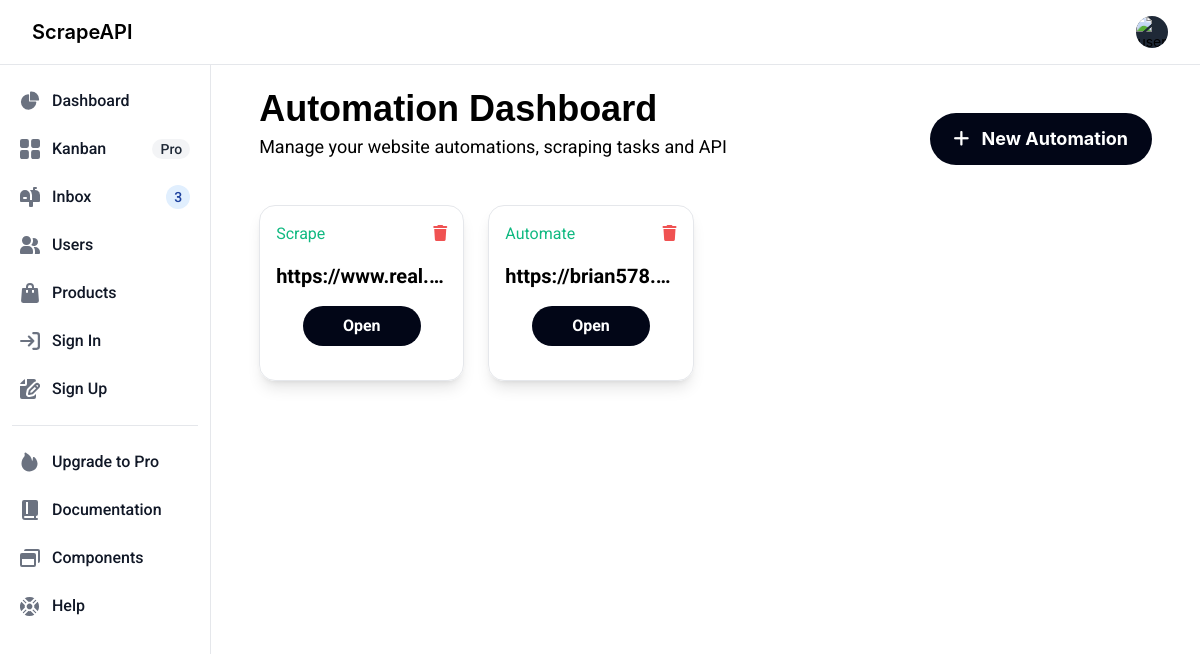
The app's page / (signed in) with its own data.
### main/models.py (models this page shows, shortened)
class Project(models.Model):
    project_id = models.UUIDField(default=uuid.uuid4, primary_key=True, editable=False, unique=True)
    project_url = models.TextField()
    project_owner_email = models.CharField(max_length=200)
    project_type = models.CharField(max_length=50)

### main/views.py (the view)
# urls.py: path('', views.index, name='index'),
def index(request):
    projects = Project.objects.filter(project_owner_email = request.user.username)
    return render(request, 'main/views/index.html', { 'projects' : projects})
    return redirect('scrape')

### main/templates/main/views/index.html (shortened to what this page needs)
{% extends 'main/parts/base.html' %}
{% load static %}
{% block content %}
<div class="flex flex-wrap mt-6 md:px-12 w-full">
    <div class="flex-1">
      <h1 class="font-oswald text-2xl md:text-4xl font-bold ">Automation Dashboard</h1>
      <p class="font-roboto text-base md:text-lg mt-1">Manage your website automations, scraping tasks and API</p>
    </div>
    <div class="h-full md:mt-0.5 mt-6 md:w-auto w-full flex md:flex-none  justify-center">
      <button onclick="open_modal('create_modal')" class="bg-slate-950 hover:bg-slate-900 px-6 md:px-14 py-3 rounded-full text-center font-bold md:text-lg text-white">
        <i class="fa-solid fa-plus mr-2 font-bold"></i>
            New Automation
        </button>
    </div>
  </div>
  <div class="w-full md:px-12 mt-10">
    <div id="card_container" class="grid grid-cols-1 md:grid-cols-4 lg:grid-cols-7 gap-x-6 gap-y-5 w-full">
        {% for project in projects %}
            <div id="{{project.project_id}}" class="border w-full h-44 rounded-2xl shadow-lg flex flex-col font-roboto">
                <div class="md:px-10 px-4 flex mt-4">
                    <div class="flex-1">
                        <h1 class="text-emerald-500">{{project.project_type}}</h1>
                    </div>
                    <div onclick="open_modal('delete_modal', '{{project.project_id}}')">
                        <i class="fa-solid fa-trash text-red-500 hover:cursor-pointer"></i>
                    </div>
                </div>
                <div class="font-roboto mt-4 px-4">
                    <h1 class="text-center text-xl font-bold truncate">{{ project.project_url }}</h1>
                </div>
                <div class="w-full flex justify-center mt-4">
                    <a href="/automate/{{project.project_id}}">
                        <button class="px-10 py-2 bg-slate-950 hover:bg-slate-900 text-white font-roboto font-bold rounded-full ">Open</button>
                    </a>
                </div>
            </div>
        {% endfor %}
    </div>
  </div>
{% endblock %}

### main/static/css/style.css (style rules this page uses)
html, :host { line-height: 1.5; -webkit-text-size-adjust: 100%; -moz-tab-size: 4; -o-tab-size: 4; tab-size: 4; font-family: ui-sans-serif, system-ui, sans-serif, "Apple Color Emoji", "Segoe UI Emoji", "Segoe UI Symbol", "Noto Color Emoji"; font-feature-settings: normal; font-variation-settings: normal; -webkit-tap-highlight-color: transparent; }
body { margin: 0; line-height: inherit; }
h1, h2, h3, h4, h5, h6 { font-size: inherit; font-weight: inherit; }
a { color: inherit; text-decoration: inherit; }
button, input, optgroup, select, textarea { font-family: inherit; font-feature-settings: inherit; font-variation-settings: inherit; font-size: 100%; font-weight: inherit; line-height: inherit; letter-spacing: inherit; color: inherit; margin: 0; padding: 0; }
button, select { text-transform: none; }
button, input:where([type='button']), input:where([type='reset']), input:where([type='submit']) { -webkit-appearance: button; background-color: transparent; background-image: none; }
blockquote, dl, dd, h1, h2, h3, h4, h5, h6, hr, figure, p, pre { margin: 0; }
button, [role="button"] { cursor: pointer; }
.mr-2 { margin-right: 0.5rem; }
.mt-1 { margin-top: 0.25rem; }
.mt-10 { margin-top: 2.5rem; }
.mt-4 { margin-top: 1rem; }
.mt-6 { margin-top: 1.5rem; }
.flex { display: flex; }
.grid { display: grid; }
.h-44 { height: 11rem; }
.h-full { height: 100%; }
.w-full { width: 100%; }
.flex-1 { flex: 1 1 0%; }
.grid-cols-1 { grid-template-columns: repeat(1, minmax(0, 1fr)); }
.flex-col { flex-direction: column; }
.flex-wrap { flex-wrap: wrap; }
.justify-center { justify-content: center; }
.gap-x-6 { -moz-column-gap: 1.5rem; column-gap: 1.5rem; }
.gap-y-5 { row-gap: 1.25rem; }
.truncate { overflow: hidden; text-overflow: ellipsis; white-space: nowrap; }
.rounded-2xl { border-radius: 1rem; }
.rounded-full { border-radius: 9999px; }
.border { border-width: 1px; }
.bg-slate-950 { --tw-bg-opacity: 1; background-color: rgb(2 6 23 / var(--tw-bg-opacity, 1)); }
.px-10 { padding-left: 2.5rem; padding-right: 2.5rem; }
.px-4 { padding-left: 1rem; padding-right: 1rem; }
.px-6 { padding-left: 1.5rem; padding-right: 1.5rem; }
.py-2 { padding-top: 0.5rem; padding-bottom: 0.5rem; }
.py-3 { padding-top: 0.75rem; padding-bottom: 0.75rem; }
.text-center { text-align: center; }
.font-oswald { font-family: Oswald, sans-serif; }
.font-roboto { font-family: Roboto, sans-serif; }
.text-2xl { font-size: 1.5rem; line-height: 2rem; }
.text-base { font-size: 1rem; line-height: 1.5rem; }
.text-xl { font-size: 1.25rem; line-height: 1.75rem; }
.font-bold { font-weight: 700; }
.text-emerald-500 { --tw-text-opacity: 1; color: rgb(16 185 129 / var(--tw-text-opacity, 1)); }
.text-red-500 { --tw-text-opacity: 1; color: rgb(239 68 68 / var(--tw-text-opacity, 1)); }
.text-white { --tw-text-opacity: 1; color: rgb(255 255 255 / var(--tw-text-opacity, 1)); }
.shadow-lg { --tw-shadow: 0 10px 15px -3px rgb(0 0 0 / 0.1), 0 4px 6px -4px rgb(0 0 0 / 0.1); --tw-shadow-colored: 0 10px 15px -3px var(--tw-shadow-color), 0 4px 6px -4px var(--tw-shadow-color); box-shadow: var(--tw-ring-offset-shadow, 0 0 #0000), var(--tw-ring-shadow, 0 0 #0000), var(--tw-shadow); }
@media (min-width: 768px) { .md\:mt-0\.5 { margin-top: 0.125rem; } }
@media (min-width: 768px) { .md\:w-auto { width: auto; } }
@media (min-width: 768px) { .md\:flex-none { flex: none; } }
@media (min-width: 768px) { .md\:grid-cols-4 { grid-template-columns: repeat(4, minmax(0, 1fr)); } }
@media (min-width: 768px) { .md\:px-10 { padding-left: 2.5rem; padding-right: 2.5rem; } }
@media (min-width: 768px) { .md\:px-12 { padding-left: 3rem; padding-right: 3rem; } }
@media (min-width: 768px) { .md\:px-14 { padding-left: 3.5rem; padding-right: 3.5rem; } }
@media (min-width: 768px) { .md\:text-4xl { font-size: 2.25rem; line-height: 2.5rem; } }
@media (min-width: 768px) { .md\:text-lg { font-size: 1.125rem; line-height: 1.75rem; } }
@media (min-width: 1024px) { .lg\:grid-cols-7 { grid-template-columns: repeat(7, minmax(0, 1fr)); } }

### records on screen
Project: project_type "Scrape", project_url "https://www.real.…"
Project: project_type "Automate", project_url "https://brian578.…"
